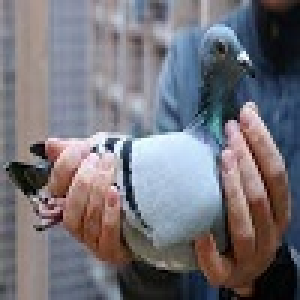
#> input picture image-classification/dataset/train/bocau/bc_1.jpg, 100 x 100 px (shown 3 times larger); its folder holds only this picture in this run
$ python global.py   (older library calls are emulated)
#> lines starting #> are read from the running program, lines starting #| are printed output that depends on the picture
from sklearn.preprocessing import LabelEncoder
from sklearn.preprocessing import MinMaxScaler
import numpy as np
import mahotas
import cv2
import os
import glob
import h5py


# path to output
output_path = r"D:\python\image-classification\output"

# path to training data
train_path = r"D:\python\image-classification\dataset\train"

# get the training labels
train_labels = os.listdir(train_path)
#print(train_labels)
train_labels.sort()
print(train_labels)

# num of images per class
images_per_class = 400

# fixed-sizes for image
fixed_size = tuple((100, 100))

# bins for histogram
bins = 8

# empty lists to hold feature vectors and labels
global_features = []
labels = []

# feature-descriptor-1: Hu Moments
def fd_hu_moments(image):
    image = cv2.cvtColor(image, cv2.COLOR_BGR2GRAY)
    feature = cv2.HuMoments(cv2.moments(image)).flatten()
    return feature

# feature-descriptor-2: Haralick Texture
def fd_haralick(image):
    # convert the image to grayscale
    gray = cv2.cvtColor(image, cv2.COLOR_BGR2GRAY)
    # compute the haralick texture feature vector
    haralick = mahotas.features.haralick(gray).mean(axis=0)
    # return the result
    return haralick

# feature-descriptor-3: Color Histogram
def fd_histogram(image, mask=None):
    # convert the image to HSV color-space
    image = cv2.cvtColor(image, cv2.COLOR_BGR2HSV)
    # compute the color histogram
    hist  = cv2.calcHist([image], [0, 1, 2], None, [bins, bins, bins], [0, 256, 0, 256, 0, 256])
    # normalize the histogram
    cv2.normalize(hist, hist)
    # return the histogram
    return hist.flatten()

# read image form each folder

# loop over the training data sub-folders
for training_name in train_labels:
    # join the training data path and each species training folder
    dir = os.path.join(train_path, training_name)

    # get the current training label
    current_label = training_name
    # loop over the images in each sub-folder
    #for x in range(1,images_per_class+1):
    for img in glob.glob(dir + "\*.jpg"):
        # get the image file name
        #file = dir + "\*.jpg"

        #print(file)
        # read the image and resize it oto a fixed-size
        image = cv2.imread(img)
#> image is the input picture: shape (100, 100, 3); mean B, G, R 120.2, 113.3, 115.5
        image = cv2.resize(image, fixed_size)

        ####################################
        # Global Feature extraction
        ####################################
        fv_hu_moments = fd_hu_moments(image)
#> in fd_hu_moments, `image = cv2.cvtColor(image, cv2.COLOR_BGR2GRAY)`:
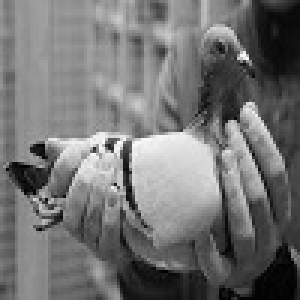
#> image: shape (100, 100) (shown 3 times larger); min 0, max 251, mean 114.8
#> in fd_hu_moments, `feature = cv2.HuMoments(cv2.moments(image)).flatten()`: feature = [0.00123, 9.04e-10, 7.34e-11, 2.7e-12, -1.71e-23, 5.54e-17, 3.39e-23]
#> fv_hu_moments has the same summary as feature in fd_hu_moments
#> (the run stopped early here; a loop or call above may not have finished)

$ run again, on image-classification/dataset/train/canhcut/cc_1.jpg
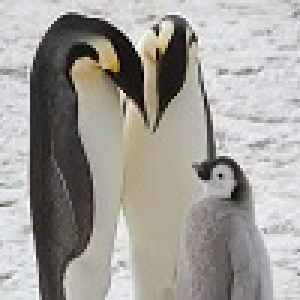
#> input picture image-classification/dataset/train/canhcut/cc_1.jpg, 100 x 100 px (shown 3 times larger)
#> image is the input picture: shape (100, 100, 3); mean B, G, R 153.5, 158.1, 161.4
#> in fd_hu_moments, `image = cv2.cvtColor(image, cv2.COLOR_BGR2GRAY)`:
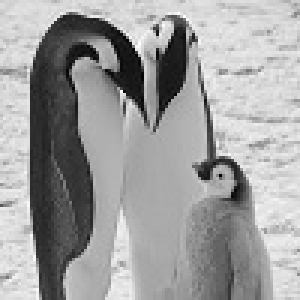
#> image: shape (100, 100) (shown 3 times larger); min 0, max 254, mean 158.5
#> feature = [0.00112, 2.47e-09, 4.23e-13, 1.22e-11, 2.45e-23, 2.35e-16, 1.3e-23]
#> fv_hu_moments has the same summary as feature in fd_hu_moments

$ run again, on image-classification/dataset/train/bocau/bc_10.jpg
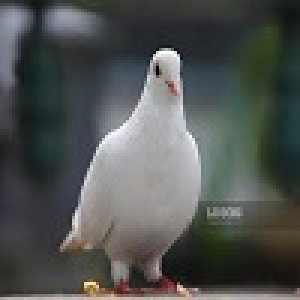
#> input picture image-classification/dataset/train/bocau/bc_10.jpg, 100 x 100 px (shown 3 times larger)
#> image is the input picture: shape (100, 100, 3); mean B, G, R 81.3, 83.6, 80.2
#> in fd_hu_moments, `image = cv2.cvtColor(image, cv2.COLOR_BGR2GRAY)`:
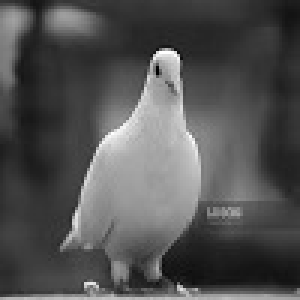
#> image: shape (100, 100) (shown 3 times larger); min 1, max 255, mean 82.3
#> feature = [0.00164, 9.57e-09, 8.77e-11, 1.83e-11, 4.1e-22, 3.41e-16, 6.06e-22]
#> fv_hu_moments has the same summary as feature in fd_hu_moments
